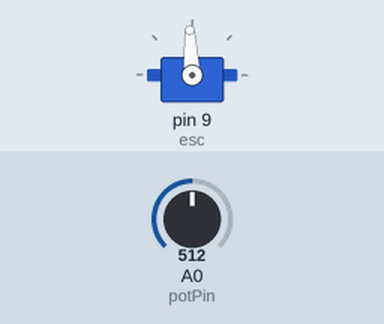
A sketch run on a simulated Arduino Uno, built with avr-gcc and run on an emulated ATmega328P. Parts: servo. Inputs (shaded band) come from the test bench; at power-on: A0 (potPin) = 512.

Above: at 1.2 s.
1.3 s: A0 (potPin) set to 716
At 2.1 s:
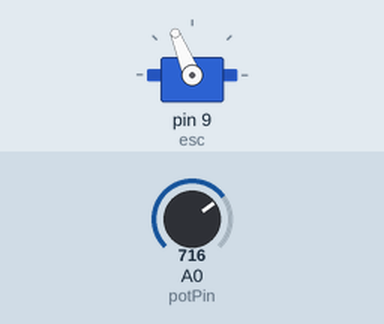
2.8 s: A0 (potPin) set to 900
At 3.1 s:
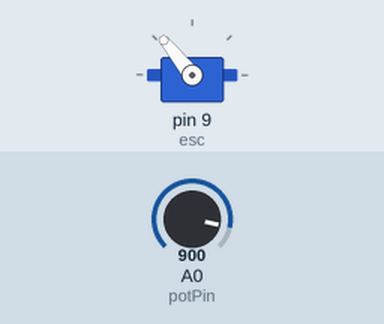
4.3 s: A0 (potPin) set to 1023
At 5.4 s:
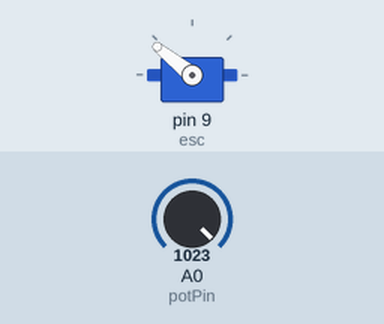
5.8 s: A0 (potPin) set to 306
At 6.4 s:
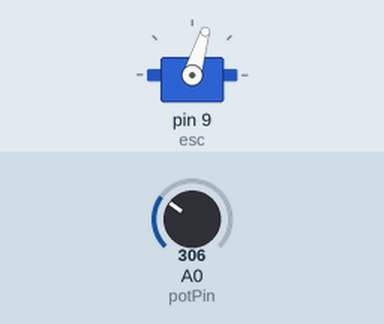
7.3 s: A0 (potPin) set to 122
At 8.5 s:
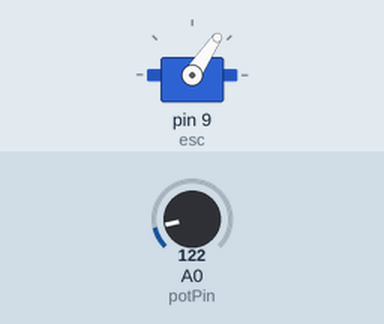
8.8 s: A0 (potPin) set to 511
At 9.6 s:
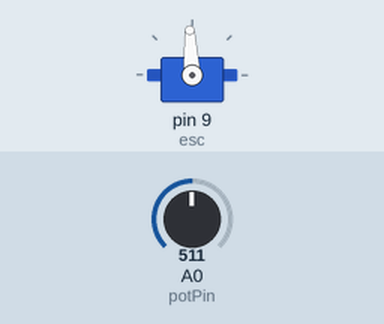
Timing chart, 0 to 11.3 s (numbered marks = the images above; inputs shaded):
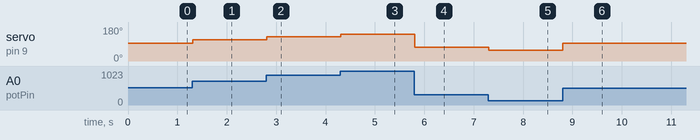

Measured:
- after the input at 1.3 s, servo on pin 9 (esc): 93° → 112° at once
- after the input at 2.8 s, servo on pin 9 (esc): 112° → 129° at once
- after the input at 4.3 s, servo on pin 9 (esc): 129° → 141° at once
- after the input at 5.8 s, servo on pin 9 (esc): 141° → 73° at once
- after the input at 7.3 s, servo on pin 9 (esc): 73° → 56° at once
- after the input at 8.8 s, servo on pin 9 (esc): 56° → 93° at once

The sketch:

Brushless_Motor3.ino
```cpp
#include <Servo.h>

Servo esc;  // Object to control the ESC
int potPin = A0;  // Pin connected to potentiometer
int val;  // Variable to store potentiometer value

void setup() {
  esc.attach(9);  // Pin connected to ESC signal wire
  esc.writeMicroseconds(1000);
}

void loop() {
  val = analogRead(potPin);  // Read potentiometer value
  val = map(val, 0, 1023, 1000, 2000);  // Map potentiometer value to ESC PWM range
  esc.writeMicroseconds(val);  // Send PWM signal to ESC
  delay(20);  // Small delay to ensure stability
}
```
